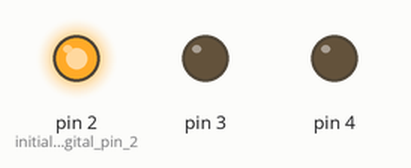
Bench run of a sketch on a simulated Arduino Uno, built with avr-gcc and run on an emulated ATmega328P. Shown: output pins drawn as LEDs (lit = HIGH).

Above: at 0.2 s.
At 0.7 s:
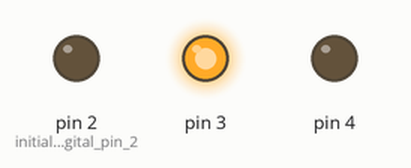
At 2.7 s:
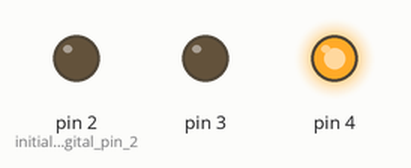
Timing chart, 0 to 3.5 s (numbered marks = the images above):
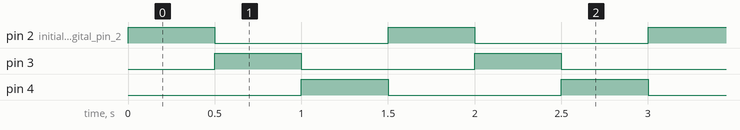

The sketch:

lightchaser1.ino
```cpp
/*
Turns off all LEDs, then turns on one LED at a time. A counter tells the loop which LED to turn on next.
This is a digital output control since it uses multiple inputs to control many digital outputs in a pattern

*/

void setup () //the setup function runs once when you press reset or power the board

{

pinMode(2, OUTPUT); // initialize digital pin 2,3,4 as an output
pinMode(3, OUTPUT);
pinMode(4, OUTPUT);

 }

void loop() // the loop function runs over and over again forever

 {

digitalWrite(2, 1);  //turns on the LED of pin 2 and the rest of the led are off
digitalWrite(3, 0);
digitalWrite(4, 0);
delay(500); // wait for half a second

digitalWrite(2, 0); //turns on the LED of pin 3 and the rest of the led are off
digitalWrite(3, 1);
digitalWrite(4, 0);
delay(500); // wait for half a second

digitalWrite(2, 0); //turns on the LED of pin 4 and the rest of the led are off
digitalWrite(3, 0);
digitalWrite(4, 1);
delay(500); // wait for half a second

}
```

Measured:
- by itself, pin 2 (initialize_digital_pin_2), pin 3, pin 4: alternates HIGH for 0.50 s and LOW for 1.0 s
- by itself, everything shown: repeats every 1.5 s, in 3 steps
